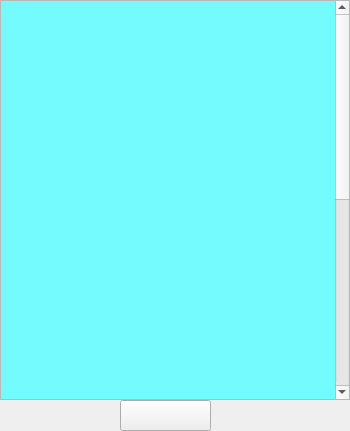
<?xml version="1.0" encoding="UTF-8"?>
<ui version="4.0">
 <class>knowledge</class>
 <widget class="QWidget" name="knowledge">
  <property name="geometry">
   <rect>
    <x>0</x>
    <y>0</y>
    <width>350</width>
    <height>431</height>
   </rect>
  </property>
  <property name="windowTitle">
   <string>Form</string>
  </property>
  <property name="styleSheet">
   <string notr="true">background_color:rgb(85, 255, 255)</string>
  </property>
  <widget class="QScrollArea" name="scrollArea">
   <property name="geometry">
    <rect>
     <x>0</x>
     <y>0</y>
     <width>350</width>
     <height>400</height>
    </rect>
   </property>
   <property name="verticalScrollBarPolicy">
    <enum>Qt::ScrollBarAlwaysOn</enum>
   </property>
   <property name="horizontalScrollBarPolicy">
    <enum>Qt::ScrollBarAlwaysOff</enum>
   </property>
   <property name="widgetResizable">
    <bool>true</bool>
   </property>
   <widget class="QWidget" name="scrollAreaWidgetContents">
    <property name="geometry">
     <rect>
      <x>0</x>
      <y>0</y>
      <width>338</width>
      <height>800</height>
     </rect>
    </property>
    <property name="minimumSize">
     <size>
      <width>300</width>
      <height>800</height>
     </size>
    </property>
    <property name="autoFillBackground">
     <bool>true</bool>
    </property>
    <widget class="QLabel" name="text">
     <property name="geometry">
      <rect>
       <x>0</x>
       <y>0</y>
       <width>341</width>
       <height>800</height>
      </rect>
     </property>
     <property name="styleSheet">
      <string notr="true">QLabel{
background-color:rgb(115, 251, 253);
font: 10pt &quot;FangSong&quot;;
}</string>
     </property>
     <property name="text">
      <string/>
     </property>
     <property name="scaledContents">
      <bool>true</bool>
     </property>
    </widget>
   </widget>
  </widget>
  <widget class="QPushButton" name="back">
   <property name="geometry">
    <rect>
     <x>120</x>
     <y>400</y>
     <width>91</width>
     <height>31</height>
    </rect>
   </property>
   <property name="text">
    <string/>
   </property>
   <property name="icon">
    <iconset resource="1Cat.qrc">
     <normaloff>:/back.png</normaloff>:/back.png</iconset>
   </property>
   <property name="iconSize">
    <size>
     <width>91</width>
     <height>31</height>
    </size>
   </property>
  </widget>
 </widget>
 <resources>
  <include location="1Cat.qrc"/>
 </resources>
 <connections/>
</ui>
